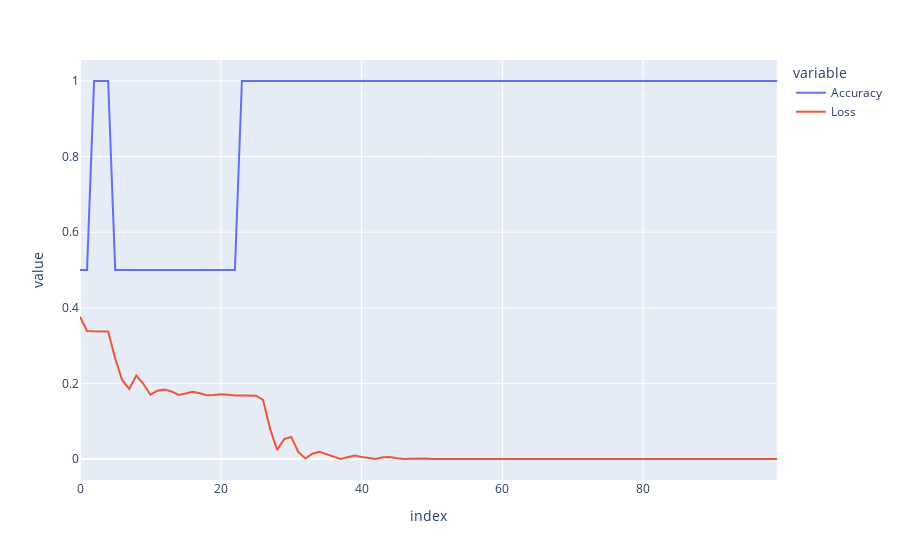

The notebook cell this image was saved under:
### Code cell
px.line(hist).show()
# len(hist['loss_history']), len(hist['metrics_history'])
pd.DataFrame(hist)
# for key in hist.keys():
#     print(key, hist[key], end='\n\n\n')

### Figure 1 — Plotly figure (JSON) as saved in the notebook; plotly's stock layout.template omitted (floating-point values rounded to 4 significant figures)
{"data": [{"hovertemplate": "variable=Accuracy<br>index=%{x}<br>value=%{y}<extra></extra>", "legendgroup": "Accuracy", "line": {"color": "#636efa", "dash": "solid"}, "marker": {"symbol": "circle"}, "mode": "lines", "name": "Accuracy", "orientation": "v", "showlegend": true, "type": "scatter", "x": [0, 1, 2, 3, 4, 5, 6, 7, 8, 9, 10, 11, 12, 13, 14, 15, 16, 17, 18, 19, 20, 21, 22, 23, 24, 25, 26, 27, 28, 29, 30, 31, 32, 33, 34, 35, 36, 37, 38, 39, 40, 41, 42, 43, 44, 45, 46, 47, 48, 49, 50, 51, 52, 53, 54, 55, 56, 57, 58, 59, 60, 61, 62, 63, 64, 65, 66, 67, 68, 69, 70, 71, 72, 73, 74, 75, 76, 77, 78, 79, 80, 81, 82, 83, 84, 85, 86, 87, 88, 89, 90, 91, 92, 93, 94, 95, 96, 97, 98, 99], "xaxis": "x", "y": [0.5, 0.5, 1, 1, 1, 0.5, 0.5, 0.5, 0.5, 0.5, 0.5, 0.5, 0.5, 0.5, 0.5, 0.5, 0.5, 0.5, 0.5, 0.5, 0.5, 0.5, 0.5, 1, 1, 1, 1, 1, 1, 1, 1, 1, 1, 1, 1, 1, 1, 1, 1, 1, 1, 1, 1, 1, 1, 1, 1, 1, 1, 1, 1, 1, 1, 1, 1, 1, 1, 1, 1, 1, 1, 1, 1, 1, 1, 1, 1, 1, 1, 1, 1, 1, 1, 1, 1, 1, 1, 1, 1, 1, 1, 1, 1, 1, 1, 1, 1, 1, 1, 1, 1, 1, 1, 1, 1, 1, 1, 1, 1, 1], "yaxis": "y"}, {"hovertemplate": "variable=Loss<br>index=%{x}<br>value=%{y}<extra></extra>", "legendgroup": "Loss", "line": {"color": "#EF553B", "dash": "solid"}, "marker": {"symbol": "circle"}, "mode": "lines", "name": "Loss", "orientation": "v", "showlegend": true, "type": "scatter", "x": [0, 1, 2, 3, 4, 5, 6, 7, 8, 9, 10, 11, 12, 13, 14, 15, 16, 17, 18, 19, 20, 21, 22, 23, 24, 25, 26, 27, 28, 29, 30, 31, 32, 33, 34, 35, 36, 37, 38, 39, 40, 41, 42, 43, 44, 45, 46, 47, 48, 49, 50, 51, 52, 53, 54, 55, 56, 57, 58, 59, 60, 61, 62, 63, 64, 65, 66, 67, 68, 69, 70, 71, 72, 73, 74, 75, 76, 77, 78, 79, 80, 81, 82, 83, 84, 85, 86, 87, 88, 89, 90, 91, 92, 93, 94, 95, 96, 97, 98, 99], "xaxis": "x", "y": [0.3763, 0.3387, 0.3377, 0.3374, 0.3374, 0.2662, 0.2085, 0.1852, 0.2209, 0.199, 0.1702, 0.1807, 0.184, 0.1788, 0.1696, 0.1735, 0.1781, 0.1741, 0.1689, 0.1692, 0.1715, 0.1703, 0.168, 0.1679, 0.1682, 0.1674, 0.1567, 0.07977, 0.0242, 0.0526, 0.05841, 0.01855, 0.001233, 0.01395, 0.01885, 0.01241, 0.00715, 0.0003853, 0.004556, 0.009023, 0.005313, 0.002442, 8.234e-05, 0.00462, 0.005134, 0.002074, 8.275e-05, 0.000976, 0.001635, 0.001294, 0.0003237, 5.494e-05, 0.0002537, 0.000506, 0.0003772, 0.0001042, 0.0001291, 0.0001708, 0.0001386, 2.185e-05, 3.159e-05, 5.985e-05, 4.873e-05, 2.107e-05, 1.626e-05, 4.195e-05, 4.208e-05, 2.276e-05, 2.096e-05, 2.422e-05, 2.171e-05, 1.803e-05, 1.544e-05, 1.944e-05, 2.018e-05, 1.766e-05, 1.484e-05, 1.75e-05, 1.871e-05, 1.682e-05, 1.448e-05, 1.653e-05, 1.721e-05, 1.517e-05, 1.432e-05, 1.528e-05, 1.539e-05, 1.521e-05, 1.46e-05, 1.64e-05, 1.691e-05, 1.636e-05, 1.732e-05, 1.78e-05, 1.752e-05, 1.755e-05, 1.795e-05, 1.798e-05, 1.778e-05, 1.775e-05], "yaxis": "y"}], "layout": {"legend": {"title": {"text": "variable"}, "tracegroupgap": 0}, "margin": {"t": 60}, "xaxis": {"anchor": "y", "domain": [0, 1], "title": {"text": "index"}}, "yaxis": {"anchor": "x", "domain": [0, 1], "title": {"text": "value"}}}}
